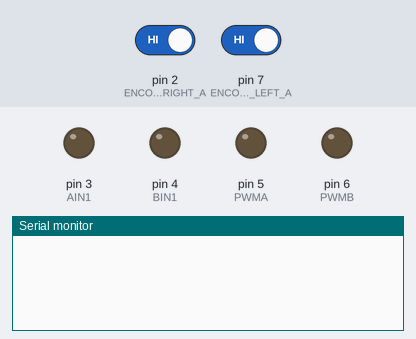
The sketch below on a simulated Arduino Uno, built with avr-gcc and run on an emulated ATmega328P. Parts: output pins drawn as LEDs (lit = HIGH), the last lines printed to the serial monitor. Inputs (shaded band) come from the test bench; at power-on: pin 2 (ENCODER_RIGHT_A) HIGH, pin 7 (ENCODER_LEFT_A) HIGH.

Above: at 1.2 s.
1.3 s: pin 2 (ENCODER_RIGHT_A) driven LOW
At 1.7 s:
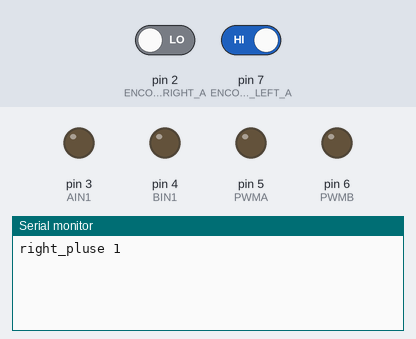
2.8 s: pin 7 (ENCODER_LEFT_A) driven LOW
At 4.0 s:
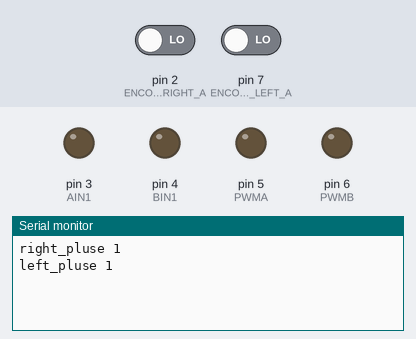

The sketch:

Encoder.ino
```cpp
#include "PinChangeInt.h"
#define AIN1 3
#define BIN1 4
#define PWMA 5
#define PWMB 6

#define ENCODER_LEFT_A 7
#define ENCODER_RIGHT_A 2

int left_pluse = 0, right_pluse = 0;
void Code_left(void)
{
  left_pluse++;
  Serial.print("left_pluse ");
  Serial.println(left_pluse);
}

void Code_right(void)
{
  right_pluse++;
  Serial.print("right_pluse ");
  Serial.println(right_pluse);
}

void setup()
{
  Serial.begin(9600);
  pinMode(AIN1, OUTPUT);
  pinMode(BIN1, OUTPUT);
  pinMode(PWMA, OUTPUT);
  pinMode(PWMB, OUTPUT);
  pinMode(ENCODER_LEFT_A, INPUT);
  pinMode(ENCODER_RIGHT_A, INPUT);
  attachPinChangeInterrupt(ENCODER_LEFT_A, Code_left, CHANGE);
  attachPinChangeInterrupt(ENCODER_RIGHT_A, Code_right, CHANGE);
}

void loop()
{
  delay(500);
}
```

Measured:
- after the input at 1.3 s, the serial monitor: prints a new line at once (image 1)
- after the input at 2.8 s, the serial monitor: prints a new line at once (image 2)
